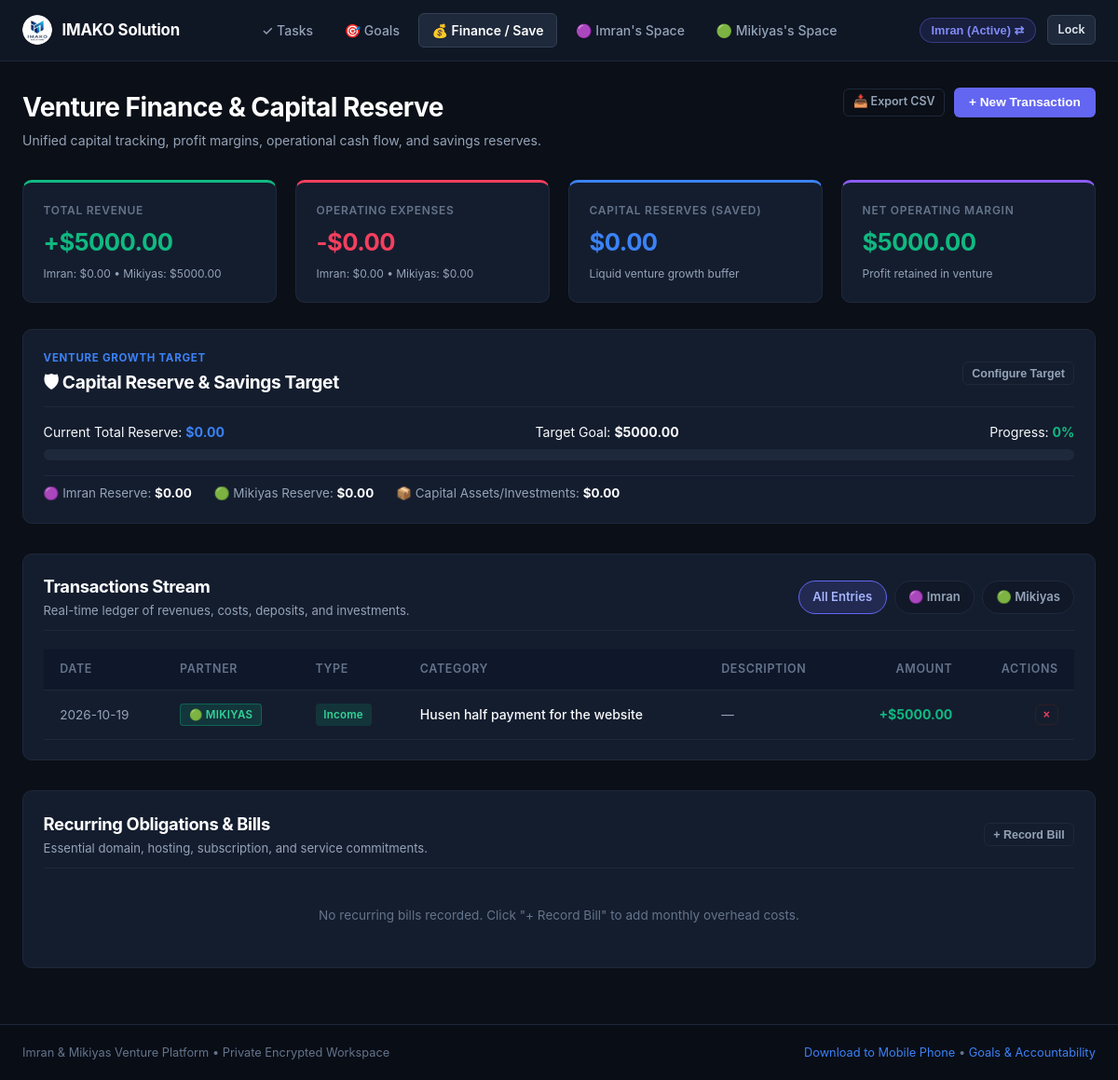
Page /save (signed in) on the committed database.
### tables this page shows
CREATE TABLE transactions (
        id INTEGER PRIMARY KEY AUTOINCREMENT,
        user_id TEXT NOT NULL,
        date TEXT NOT NULL,
        type TEXT NOT NULL CHECK(type IN ('Income', 'Expense', 'Savings', 'Investment')),
        category TEXT NOT NULL,
        amount REAL NOT NULL,
        currency TEXT NOT NULL DEFAULT '$',
        note TEXT,
        created_at TIMESTAMP DEFAULT CURRENT_TIMESTAMP,
        FOREIGN KEY (user_id) REFERENCES users (id) ON DELETE CASCADE
    );

### app.py (the view)
@app.route("/finance")
@app.route("/money")
@app.route("/save")
def finance_view():
    viewer_id = session.get("logged_in_user", "imran")
    partner_filter = request.args.get("partner", "all")
    conn = get_db_connection()
    cursor = conn.cursor()
    fin_totals = get_user_financial_totals(conn, user_id=None)
    a_fin = get_user_financial_totals(conn, user_id="imran")
    b_fin = get_user_financial_totals(conn, user_id="mikiyas")
    cursor.execute("SELECT SUM(savings_goal_target) FROM users")
    target_row = cursor.fetchone()
    savings_target = (target_row[0] or 0.0) if target_row else 0.0
    if savings_target <= 0:
        savings_target = 5000.0
    savings_pct = min(100, int((fin_totals["savings"] / savings_target) * 100)) if savings_target > 0 else 0
    if partner_filter in ("imran", "mikiyas"):
        cursor.execute("SELECT * FROM transactions WHERE user_id = ? ORDER BY date DESC, id DESC", (partner_filter,))
    else:
        cursor.execute("SELECT * FROM transactions ORDER BY date DESC, id DESC")
    transactions = cursor.fetchall()
    cursor.execute("SELECT * FROM bills ORDER BY is_paid ASC, due_date ASC")
    bills = cursor.fetchall()
    cursor.execute("SELECT * FROM investments ORDER BY purchase_date DESC")
    investments = cursor.fetchall()
    conn.close()
    return render_template(
        "finance.html",
        active_page="finance",
        fin_totals=fin_totals,
        a_fin=a_fin,
        b_fin=b_fin,
        savings_target=savings_target,
        savings_pct=savings_pct,
        transactions=transactions,
        bills=bills,
        investments=investments,
        active_partner_filter=partner_filter,
        viewer_id=viewer_id
    )

### templates/finance.html (shortened to what this page needs)
{% extends "base.html" %}
{% block content %}
<div style="margin-bottom: 2rem; display:flex; justify-content:space-between; align-items:flex-start; flex-wrap:wrap; gap:1rem;">
  <div>
    <h1 style="font-size:1.75rem; font-weight:700;">Venture Finance &amp; Capital Reserve</h1>
    <p style="font-size:0.88rem; color:var(--text-muted); margin-top:0.25rem;">
      Unified capital tracking, profit margins, operational cash flow, and savings reserves.
    </p>
  </div>
  <div style="display:flex; align-items:center; gap:0.6rem; flex-wrap:wrap;">
    <a href="{{ url_for('export_csv') }}" class="btn btn-outline btn-sm">
      📥 Export CSV
    </a>
    <button class="btn btn-primary" data-open-modal="addTransactionModal">
      + New Transaction
    </button>
  </div>
</div>
<div class="grid-4" style="margin-bottom: 1.75rem;">
  <div class="card" style="border-top: 3px solid #10b981;">
    <div class="stat-label">Total Revenue</div>
    <div class="stat-value green" style="font-size:1.6rem;">
      +${{ "%.2f"|format(fin_totals.income) }}
    </div>
    <div style="font-size:0.75rem; color:var(--text-muted); margin-top:0.35rem;">
      Imran: ${{ "%.2f"|format(a_fin.income) }} &bull; Mikiyas: ${{ "%.2f"|format(b_fin.income) }}
    </div>
  </div>
  <div class="card" style="border-top: 3px solid #f43f5e;">
    <div class="stat-label">Operating Expenses</div>
    <div class="stat-value red" style="font-size:1.6rem;">
      -${{ "%.2f"|format(fin_totals.expense) }}
    </div>
    <div style="font-size:0.75rem; color:var(--text-muted); margin-top:0.35rem;">
      Imran: ${{ "%.2f"|format(a_fin.expense) }} &bull; Mikiyas: ${{ "%.2f"|format(b_fin.expense) }}
    </div>
  </div>
  <div class="card" style="border-top: 3px solid #3b82f6;">
    <div class="stat-label">Capital Reserves (Saved)</div>
    <div class="stat-value blue" style="font-size:1.6rem;">
      ${{ "%.2f"|format(fin_totals.savings) }}
    </div>
    <div style="font-size:0.75rem; color:var(--text-muted); margin-top:0.35rem;">
      Liquid venture growth buffer
    </div>
  </div>
  <div class="card" style="border-top: 3px solid #8b5cf6;">
    <div class="stat-label">Net Operating Margin</div>
    <div class="stat-value {% if (fin_totals.income - fin_totals.expense) >= 0 %}green{% else %}red{% endif %}" style="font-size:1.6rem;">
      ${{ "%.2f"|format(fin_totals.income - fin_totals.expense) }}
    </div>
    <div style="font-size:0.75rem; color:var(--text-muted); margin-top:0.35rem;">
      Profit retained in venture
    </div>
  </div>
</div>
<div class="card" style="margin-bottom: 2rem;">
  <div class="card-header" style="margin-bottom:1rem;">
    <div>
      <div style="font-size:0.72rem; font-weight:700; text-transform:uppercase; letter-spacing:0.06em; color:var(--accent-blue); margin-bottom:0.2rem;">
        Venture Growth Target
      </div>
      <h2 style="font-size:1.2rem; font-weight:700; color:#fff;">
        🛡 Capital Reserve &amp; Savings Target
      </h2>
    </div>
    <button class="btn btn-outline btn-sm" data-open-modal="editSavingsGoalModal">Configure Target</button>
  </div>
  <div style="display:flex; justify-content:space-between; font-size:0.88rem; margin-bottom:0.5rem;">
    <span>Current Total Reserve: <strong style="color:var(--accent-blue);">${{ "%.2f"|format(fin_totals.savings) }}</strong></span>
    <span>Target Goal: <strong>${{ "%.2f"|format(savings_target) }}</strong></span>
    <span>Progress: <strong style="color:var(--accent-emerald);">{{ savings_pct }}%</strong></span>
  </div>
  <div class="progress-container" style="height:12px; margin-bottom:1rem;">
  </div>
  <div style="display:flex; gap:1.5rem; flex-wrap:wrap; font-size:0.84rem; color:var(--text-muted); padding-top:0.5rem; border-top:1px solid #1f293d;">
    <div>🟣 Imran Reserve: <strong style="color:#fff;">${{ "%.2f"|format(a_fin.savings) }}</strong></div>
    <div>🟢 Mikiyas Reserve: <strong style="color:#fff;">${{ "%.2f"|format(b_fin.savings) }}</strong></div>
    <div>📦 Capital Assets/Investments: <strong style="color:#fff;">${{ "%.2f"|format(fin_totals.investments) }}</strong></div>
  </div>
</div>
<div class="card" style="margin-bottom: 2rem;">
  <div class="card-header" style="margin-bottom: 1.25rem; flex-wrap:wrap; gap:1rem;">
    <div>
      <h3 style="font-size:1.15rem; font-weight:700; color:#fff;">Transactions Stream</h3>
      <p style="font-size:0.82rem; color:var(--text-muted); margin-top:0.15rem;">
        Real-time ledger of revenues, costs, deposits, and investments.
      </p>
    </div>
    <div class="filter-chips-bar" style="margin:0; padding:0;">
      <a href="{{ url_for('finance_view', partner='all') }}" class="filter-chip {% if active_partner_filter == 'all' %}active{% endif %}">
        All Entries
      </a>
      <a href="{{ url_for('finance_view', partner='imran') }}" class="filter-chip {% if active_partner_filter == 'imran' %}active{% endif %}">
        🟣 Imran
      </a>
      <a href="{{ url_for('finance_view', partner='mikiyas') }}" class="filter-chip {% if active_partner_filter == 'mikiyas' %}active{% endif %}">
        🟢 Mikiyas
      </a>
    </div>
  </div>
  {% if transactions %}
    <div class="table-container">
      <table class="table">
        <thead>
          <tr>
            <th>Date</th>
            <th>Partner</th>
            <th>Type</th>
            <th>Category</th>
            <th>Description</th>
            <th style="text-align:right;">Amount</th>
            <th style="text-align:right;">Actions</th>
          </tr>
        </thead>
        <tbody>
          {% for txn in transactions %}
            <tr>
              <td style="white-space:nowrap; font-size:0.85rem; color:var(--text-muted);">{{ txn.date }}</td>
              <td>
                {% if txn.user_id == 'imran' %}
                  <span class="badge-assignee imran">🟣 Imran</span>
                {% else %}
                  <span class="badge-assignee mikiyas">🟢 Mikiyas</span>
                {% endif %}
              </td>
              <td>
                <span class="badge badge-{{ txn.type|lower }}">{{ txn.type }}</span>
              </td>
              <td style="font-weight:500;">{{ txn.category }}</td>
              <td style="color:var(--text-muted); font-size:0.85rem;">{{ txn.note or '—' }}</td>
              <td style="text-align:right; font-weight:700; white-space:nowrap; color:{% if txn.type == 'Income' %}var(--accent-emerald){% elif txn.type == 'Expense' %}var(--accent-rose){% elif txn.type == 'Savings' %}var(--accent-blue){% else %}var(--accent-indigo){% endif %};">
                {% if txn.type == 'Income' %}+{% elif txn.type == 'Expense' %}-{% endif %}${{ "%.2f"|format(txn.amount) }}
              </td>
              <td style="text-align:right; white-space:nowrap;">
                <form action="{{ url_for('delete_transaction', txn_id=txn.id) }}" method="POST" style="margin:0; display:inline;">
                  <button type="submit" class="btn btn-outline btn-sm delete-confirm-btn" data-confirm-msg="Delete this transaction entry?" style="padding:0.2rem 0.5rem; font-size:0.75rem; border-color:#2e1f26; color:#f43f5e;">
                    &times;
                  </button>
                </form>
              </td>
            </tr>
          {% endfor %}
        </tbody>
      </table>
    </div>
  {% endif %}
</div>
<div class="card" style="margin-bottom: 2rem;">
  <div class="card-header" style="margin-bottom:1rem;">
    <div>
      <h3 style="font-size:1.15rem; font-weight:700; color:#fff;">Recurring Obligations &amp; Bills</h3>
      <p style="font-size:0.82rem; color:var(--text-muted); margin-top:0.15rem;">
        Essential domain, hosting, subscription, and service commitments.
      </p>
    </div>
    <button class="btn btn-outline btn-sm" data-open-modal="addBillModal">+ Record Bill</button>
  </div>
  {% if bills %}
    <div style="display:grid; grid-template-columns:repeat(auto-fill, minmax(280px, 1fr)); gap:1rem;">
      {% for bill in bills %}
        <div style="background:#0f172a; border:1px solid #1e293b; border-radius:var(--radius-sm); padding:1rem; display:flex; justify-content:space-between; align-items:center;">
          <div>
            <div style="font-weight:600; color:#fff; font-size:0.95rem;">{{ bill.name }}</div>
            <div style="font-size:0.78rem; color:var(--text-muted); margin-top:0.2rem;">
              Due: {{ bill.due_date }} &bull; {{ bill.recurring_interval }}
              {% if bill.user_id == 'imran' %}<span style="color:#a5b4fc;">(Imran)</span>{% else %}<span style="color:#6ee7b7;">(Mikiyas)</span>{% endif %}
            </div>
          </div>
          <div style="text-align:right;">
            <div style="font-weight:700; color:var(--accent-rose); font-size:1.05rem;">
              ${{ "%.2f"|format(bill.amount) }}
            </div>
            <div style="margin-top:0.35rem; display:flex; gap:0.35rem; justify-content:flex-end;">
              <form action="{{ url_for('toggle_bill_paid', bill_id=bill.id) }}" method="POST" style="margin:0;">
                <input type="hidden" name="redirect_to" value="/finance">
                <button type="submit" class="btn btn-outline btn-sm" style="padding:0.15rem 0.5rem; font-size:0.72rem; border-color:{% if bill.is_paid %}#10b981{% else %}#3b82f6{% endif %}; color:{% if bill.is_paid %}#34d399{% else %}#60a5fa{% endif %};">
                  {% if bill.is_paid %}✓ Paid{% else %}Pay{% endif %}
                </button>
              </form>
              <form action="{{ url_for('delete_bill', bill_id=bill.id) }}" method="POST" style="margin:0;">
                <input type="hidden" name="redirect_to" value="/finance">
                <button type="submit" class="btn btn-outline btn-sm delete-confirm-btn" data-confirm-msg="Delete this bill?" style="padding:0.15rem 0.4rem; font-size:0.72rem; border-color:#2e1f26; color:#f43f5e;">
                  &times;
                </button>
              </form>
            </div>
          </div>
        </div>
      {% endfor %}
    </div>
  {% else %}
    <div style="padding:1.5rem; text-align:center; color:var(--text-subtle); font-size:0.85rem;">
      No recurring bills recorded. Click "+ Record Bill" to add monthly overhead costs.
    </div>
  {% endif %}
</div>
{% endblock %}

### rows in the picture
transactions: date "2026-10-19", shows "🟢 MIKIYAS", type "Income", category "Husen half payment for the website", note "—", amount "5000.00"

### other values in the picture
{{ "%.2f"|format(fin_totals.income) }} "5000.00"
{{ "%.2f"|format(a_fin.income) }} "0.00"
{{ "%.2f"|format(b_fin.income) }} "5000.00"
{{ "%.2f"|format(fin_totals.expense) }} "0.00"
{{ "%.2f"|format(a_fin.expense) }} "0.00"
{{ "%.2f"|format(b_fin.expense) }} "0.00"
{{ "%.2f"|format(fin_totals.savings) }} "0.00"
{{ "%.2f"|format(fin_totals.income - fin_totals.expense) }} "5000.00"
{{ "%.2f"|format(savings_target) }} "5000.00"
{{ savings_pct }} "0"
{{ "%.2f"|format(a_fin.savings) }} "0.00"
{{ "%.2f"|format(b_fin.savings) }} "0.00"
{{ "%.2f"|format(fin_totals.investments) }} "0.00"
